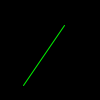
Frame 1 (no input)
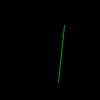
Frame 60 (the mouse pressed at the canvas centre just before this capture)
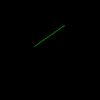
Frame 120 (the mouse held since frame 60 and released just before this capture)

The Processing sketch that drew these frames (run headless with seeded random() and noise(); from frame 60 on, the mouse is pressed at the canvas centre):

// Processing sketch: Laser
// ── Laser.pde
float y ;
float x ;
void setup(){
  y = random(100);
  x = random(100);
  frameRate(25);
  
}
void draw() {
  background(0);
  stroke(0,random(255),0);
  line(y, x, random(100), random(100));
}
